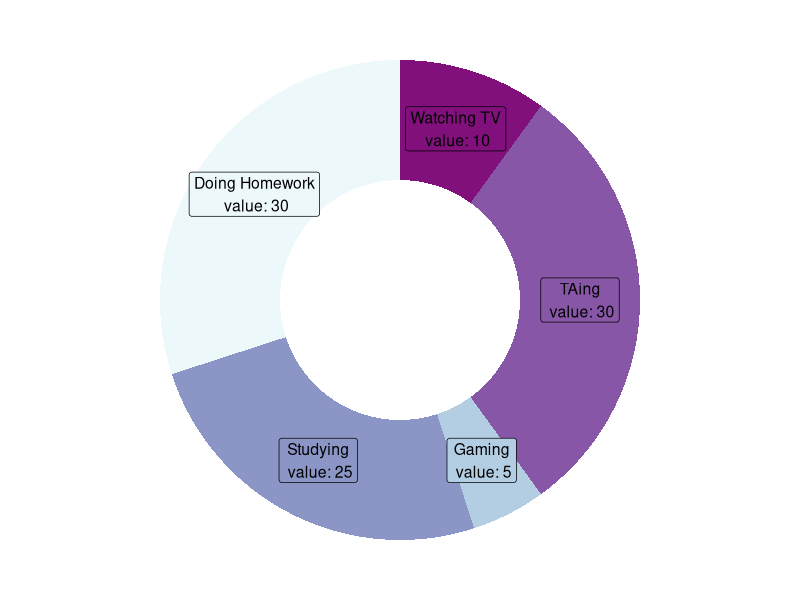

The R script that drew this image:
## ---- chunk 1
# load library
library(ggplot2)

# Create test data.
##JD: changed the name of the categories (and add more) to things I do throughout the week and the percentage of time it takes up
## JD: change the values for each category
data <- data.frame(
  category=c("Watching TV", "TAing" , "Gaming" , "Studying" , "Doing Homework"),
  count=c(10, 30, 5, 25, 30)
)
 
# Compute percentages
data$fraction <- data$count / sum(data$count)

# Compute the cumulative percentages (top of each rectangle)
data$ymax <- cumsum(data$fraction)

# Compute the bottom of each rectangle
data$ymin <- c(0, head(data$ymax, n=-1))

# Compute label position
data$labelPosition <- (data$ymax + data$ymin) / 2

# Compute a good label
data$label <- paste0(data$category, "\n value: ", data$count)

# Make the plot
## JD:change size of rectangle from 6 to 4
## JD: change color palette
## JD: mess around with xlim values to see best circle scale
ggplot(data, aes(ymax=ymax, ymin=ymin, xmax=4, xmin=3, fill=category)) +
  geom_rect() +
  geom_label( x=3.5, aes(y=labelPosition, label=label), size=4) +
  scale_fill_brewer(palette=3) +
  coord_polar(theta="y") +
  xlim(c(2, 4)) +
  theme_void() +
  theme(legend.position = "none")
